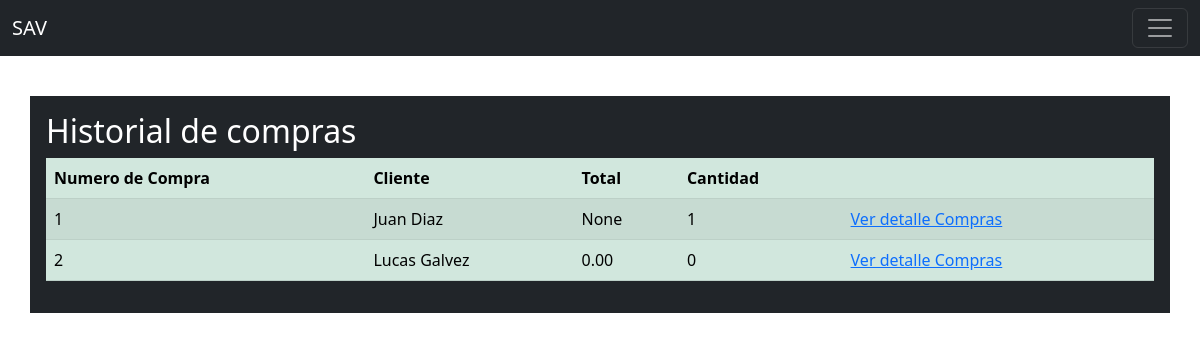
The app's page /ver_historial/ (signed in) with its own data.
### ventas/models.py (models this page shows, shortened)
class Compra(models.Model):
    numero_compra = models.AutoField(primary_key=True)
    cliente = models.ForeignKey(Cliente, on_delete=models.SET_NULL, null=True)
    total = models.DecimalField(decimal_places=2, max_digits=6, null=True)
    cantidad = models.IntegerField(default=1)

class Cliente(models.Model):
    dni = models.IntegerField(primary_key=True, unique=True)
    nombre = models.CharField(max_length=50)
    apellido = models.CharField(max_length=50)
    correo = models.CharField(max_length=50)
    def __str__(self):
        return f'{self.nombre} {self.apellido}'

### ventas/views.py (the view)
# urls.py: path("ver_historial/", verHistorialCompras, name='ver_historial'),
@login_required
def verHistorialCompras(request):
    compras = Compra.objects.all()
    return render(request, 'ventas/ver.html', {'compras': compras})

### ventas/templates/ventas/ver.html (shortened to what this page needs)
<!DOCTYPE html>
<html lang="en">
<head>
</head>
<body>
    {% extends 'base.html' %}
    {% block content %}
    <br><br><br>
    <div class="container-sm text-bg-dark p-3">
        <div class="col-md-auto">
            <h2>Historial de compras</h2>
            <div>
                <div>
                    <table class="table table-success table-striped">
                        <thead>
                            <tr>
                                <th>Numero de Compra</th>
                                <th>Cliente</th>
                                <th>Total</th>
                                <th>Cantidad</th>
                                <th></th>
                            </tr>
                        </thead>
                        <tbody>
                            {% for resultado in compras %}
                            <tr>
                                <td>{{resultado.numero_compra}}</td>
                                <td>{{resultado.cliente}}</td>
                                <td>{{resultado.total}}</td>
                                <td>{{resultado.cantidad}}</td>
                                <td><a href="{% url 'ver_historial_detalle' resultado.numero_compra %}">Ver detalle Compras</a></td>
                            </tr>
                            {% endfor %}
                        </tbody>
                    </table>
                </div>
            </div>
        </div>
    </div>
    {% endblock %}

### records on screen
Compra: numero_compra "1", cliente "Juan Diaz", total "None", cantidad "1"
Compra: numero_compra "2", cliente "Lucas Galvez", total "0.00", cantidad "0"
